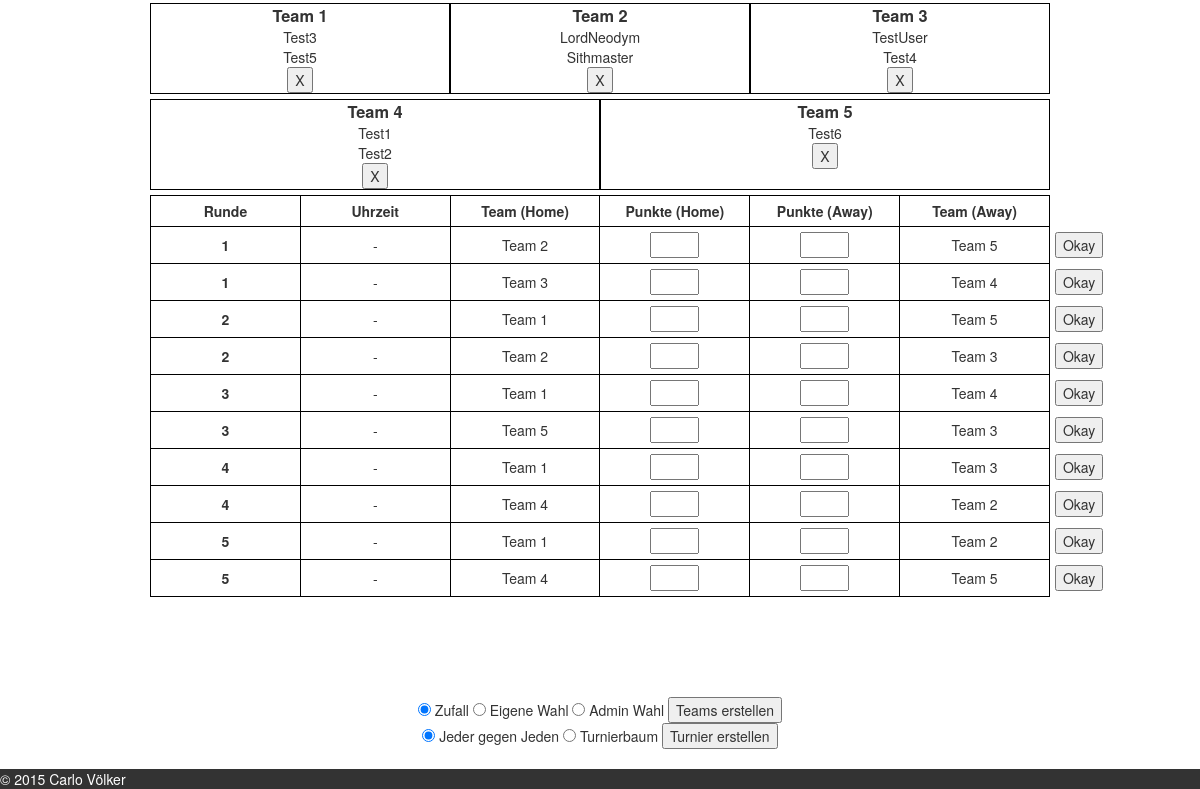
The app's page /games/counter-strike-16/ (signed in, lower part), older data.
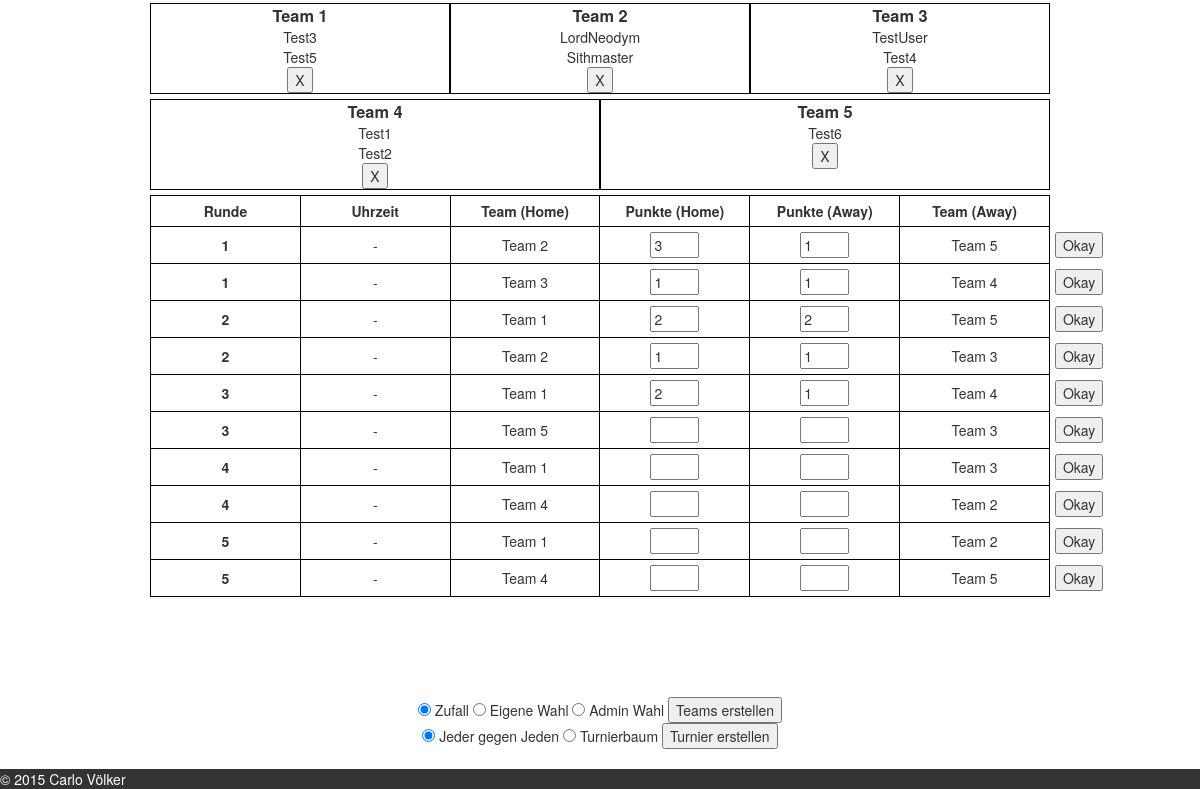
The same page, newer data.
### core/models.py (models this page shows, shortened)
class Round(models.Model):
	match = models.ForeignKey(Match, verbose_name="Match", blank=False, null=False, related_name="round_match")
	round_number = models.IntegerField(verbose_name="Rundennummer", blank=True, null=True)
	team1 = models.ForeignKey(Team, verbose_name="Team Heim", blank=False, null=False, related_name="round_team1")
	team2 = models.ForeignKey(Team, verbose_name="Team Gast", blank=False, null=False, related_name="round_team2")
	pkt1 = models.IntegerField(verbose_name="Punkte Heim", blank=True, null=True, validators=[integer_only])
	pkt2 = models.IntegerField(verbose_name="Punkte Gast", blank=True, null=True, validators=[integer_only])
	datetime = models.DateTimeField(verbose_name="Datum/Uhrzeit", blank=True, null=True)
	@property
	def getPkt1(self):
		if self.pkt1:
		    return self.pkt1
		return ""
	@property
	def getPkt2(self):
		if self.pkt2:
		    return self.pkt2
		return ""
	@property
	def getDatetime(self):
	    if self.datetime:
	    	return self.datetime
	    return "-"
	class Meta:
		verbose_name = "Runde"
		verbose_name_plural = "Runden"
		ordering = ['round_number', 'datetime']

class Team(models.Model):
	description = models.CharField(verbose_name="Teamname", max_length=50, blank=True, null=True)
	match = models.ForeignKey(Match, verbose_name="Match", related_name="team_match")
	user = models.ManyToManyField(User, verbose_name="Spieler", related_name="team_user")
	@property
	def getTeam(self):
		return u"Team {0}".format(self.description)
	class Meta:
		verbose_name = "Team"
		verbose_name_plural = "Teams"
		ordering = ['description']

### core/views.py (the view)
# urls.py: url(r'^games/(?P<slug>[-\w\d]+)/$', views.game_site, name='games'),
def game_site(request, slug, command=None):
	context = RequestContext(request)
	content = {}
	if request.user.is_authenticated():
		if request.method == 'POST':
			if command == "register_user":
				register_user_in_match(request)
			elif command == "create_teams":
				create_teams(request)
			elif command == "delete_team":
				delete_team(request)
			elif command == "create_tournament":
				create_tournament(request)
			elif command == "entry_round_result":
				entry_round_result(request)
			return HttpResponseRedirect(reverse('games', args=[slug]))
		try:
			content['game'] = Game.objects.get(slug=slug)
		except:
			content['msg'] = "Seite nicht gefunden!"
			return render_to_response('game_site.html', {'content': content}, context_instance=context)
		content['match'] = Match.objects.filter(game=content['game'])
	else:
		content['msg'] = "Bitte zuerst einloggen!"
	return render_to_response('game_site.html', content, context_instance=context)

### core/context_processors.py (called while the page is built)
def intranet_processor(request):
	content = {}
	lan_name = IntranetMeta.objects.all()[0]
	content['lan_name'] = lan_name
	rules = Rules.objects.all()
	content['rules'] = rules
	games = Game.objects.exclude(match_game=None)
	content['games'] = games
	return content

### core/models.py (called while the page is built)
	def __unicode__(self):
		return u"%s" % (self.name)

	def __unicode__(self):
		return u"%s" % (self.information)

### core/templatetags/helper.py (called while the page is built)
@register.filter
def modulo(num, val):
    return num % val

@register.filter(name='has_group')
def has_group(user, group_name):
	group = Group.objects.get(name=group_name)
	return True if group in user.groups.all() else False

### core/templates/game_site.html (shortened to what this page needs)
{% extends "base.html" %}
{% load staticfiles %}
{% load helper %}
{% block body %}
<div class="content">
	{% for match in match %}
	<div class="teams">
		{% if match.team_match.all %}
			{% for team in match.team_match.all %}
				{% ifequal forloop.counter0|modulo:3 0 %}
				<div class="team_row">
				{% endifequal %}
					<div class="team" id="team_id_{{team.id}}">
						<h3>Team {{team.description}}</h3>
						<ul>
							{% for user in team.user.all %}
							<li>{{ user }}</li>
							{% endfor %}
						</ul>
						<form method="post" class="delete_team" action="delete_team/">
							<input type="submit" type="submit" value="X" />
						</form>
					</div>
				{% if forloop.counter0|modulo:3 == 2 or forloop.last %}
					</div>
				{% endif %}
			{% endfor %}
		{% endif %}
	</div>
	<div class="tournament_rounds">
		<table class"single_round">
			<tr>
				<th>Runde</th>
				<th>Uhrzeit</th>
				<th>Team (Home)</th>
				<th>Punkte (Home)</th>
				<th>Punkte (Away)</th>
				<th>Team (Away)</th>
			</tr>
			{% for round in match.round_match.all %}
			<tr>
				<form method="post" class="single_round_form" action="entry_round_result/">
					<th>{{ round.round_number }}</th>
					<td>{{ round.getDatetime }}</td>
					<td>{{ round.team1.getTeam }}</td>
					<td><input type="text" maxlength="3" size="3" name="pkt1" value="{{ round.getPkt1 }}" autocomplete="off" /></td>
					<td><input type="text" maxlength="3" size="3" name="pkt2" value="{{ round.getPkt2 }}" autocomplete="off" /></td>
					<td>{{ round.team2.getTeam }}</td>
					<td>
						<input type="submit" type="submit" value="Okay" />
					</td>
				</form>
			</tr>
			{% endfor %}
		</table>
	</div>
	{% if user|has_group:"Admin" %}
	<div class="admin_interface">
		<form method="post" class="create_team" action="create_teams/">
			<input type="radio" id="create_team_random" name="create_team_type" value="random" checked/>
			<label for="create_team_random">Zufall</label>
			<input type="radio" id="create_team_self" name="create_team_type" value="self" />
			<label for="create_team_self">Eigene Wahl</label>
			<input type="radio" id="create_team_admin" name="create_team_type" value="admin" />
			<label for="create_team_admin">Admin Wahl</label>
			<input type="submit" type="submit" value="Teams erstellen" />
		</form>
		<form method="post" class="create_tournament" action="create_tournament/">
			<input type="radio" id="create_tour_vs" name="create_tour" value="vs" checked/>
			<label for="create_tour_vs">Jeder gegen Jeden</label>
			<input type="radio" id="create_tour_tree" name="create_tour" value="tree" />
			<label for="create_tour_tree">Turnierbaum</label>
			<input type="submit" type="submit" value="Turnier erstellen" />
		</form>
	</div>
	{% endif %}
	{% endfor %}
</div>
{% endblock %}

Row changes from the older to the newer data that the page shows:
changed Round (number 1 of 10 on the later page): pkt1 (not shown) → "3"; pkt2 (not shown) → "1"
changed Round (number 2 of 10 on the later page): pkt1 (not shown) → "1"; pkt2 (not shown) → "1"
changed Round (number 3 of 10 on the later page): pkt1 (not shown) → "2"; pkt2 (not shown) → "2"
changed Round (number 4 of 10 on the later page): pkt1 (not shown) → "1"; pkt2 (not shown) → "1"
changed Round (number 5 of 10 on the later page): pkt1 (not shown) → "2"; pkt2 (not shown) → "1"
